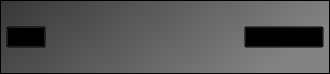
<?xml version="1.0" encoding="UTF-8"?>
<ui version="4.0">
 <class>MainWindow</class>
 <widget class="QMainWindow" name="MainWindow">
  <property name="geometry">
   <rect>
    <x>0</x>
    <y>0</y>
    <width>330</width>
    <height>74</height>
   </rect>
  </property>
  <property name="windowTitle">
   <string>MainWindow</string>
  </property>
  <property name="styleSheet">
   <string notr="true">background-color: Transparent;</string>
  </property>
  <widget class="QWidget" name="centralwidget">
   <property name="styleSheet">
    <string notr="true"/>
   </property>
   <layout class="QHBoxLayout" name="horizontalLayout">
    <property name="leftMargin">
     <number>0</number>
    </property>
    <property name="topMargin">
     <number>0</number>
    </property>
    <property name="rightMargin">
     <number>0</number>
    </property>
    <property name="bottomMargin">
     <number>0</number>
    </property>
    <item>
     <widget class="QFrame" name="frame">
      <property name="minimumSize">
       <size>
        <width>117</width>
        <height>0</height>
       </size>
      </property>
      <property name="styleSheet">
       <string notr="true">QFrame {
	background-color: qlineargradient(spread:pad, x1:0, y1:0, x2:1, y2:0.273, stop:0 rgba(0,0,0,200), stop:1 rgba(130,130,130, 255));

}
</string>
      </property>
      <property name="frameShape">
       <enum>QFrame::StyledPanel</enum>
      </property>
      <property name="frameShadow">
       <enum>QFrame::Raised</enum>
      </property>
      <layout class="QHBoxLayout" name="horizontalLayout_2">
       <property name="leftMargin">
        <number>5</number>
       </property>
       <property name="topMargin">
        <number>0</number>
       </property>
       <property name="rightMargin">
        <number>5</number>
       </property>
       <property name="bottomMargin">
        <number>0</number>
       </property>
       <item>
        <widget class="QPushButton" name="close_btn">
         <property name="text">
          <string/>
         </property>
         <property name="icon">
          <iconset>
           <normaloff>images/error.png</normaloff>images/error.png</iconset>
         </property>
         <property name="iconSize">
          <size>
           <width>31</width>
           <height>31</height>
          </size>
         </property>
        </widget>
       </item>
       <item>
        <widget class="QLineEdit" name="lineEdit">
         <property name="minimumSize">
          <size>
           <width>0</width>
           <height>64</height>
          </size>
         </property>
         <property name="font">
          <font>
           <pointsize>17</pointsize>
          </font>
         </property>
         <property name="styleSheet">
          <string notr="true">border:15px;</string>
         </property>
        </widget>
       </item>
       <item>
        <widget class="QPushButton" name="confirm_btn">
         <property name="text">
          <string>asdsad</string>
         </property>
         <property name="icon">
          <iconset>
           <normaloff>images/6154899041595452851-128.png</normaloff>images/6154899041595452851-128.png</iconset>
         </property>
         <property name="iconSize">
          <size>
           <width>31</width>
           <height>31</height>
          </size>
         </property>
        </widget>
       </item>
      </layout>
     </widget>
    </item>
   </layout>
  </widget>
 </widget>
 <resources/>
 <connections/>
</ui>
